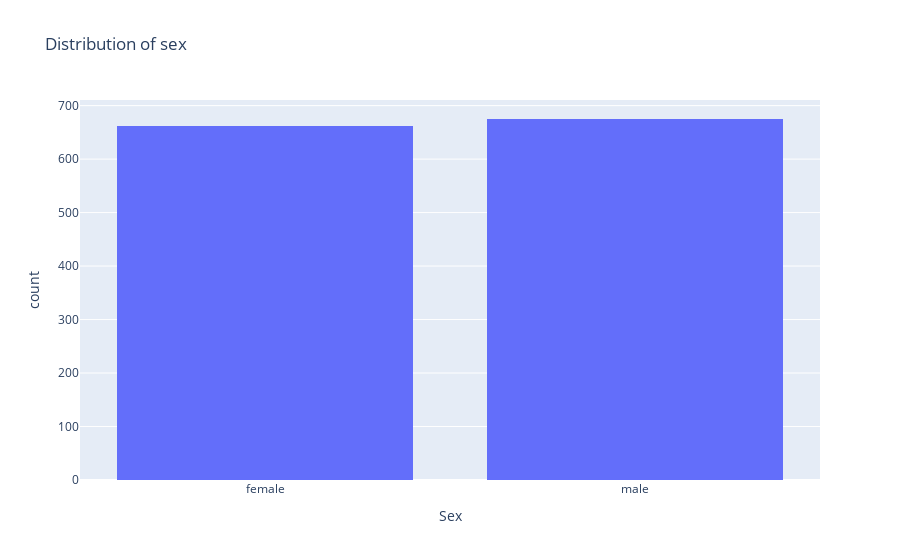

Source (notebook cell):
### Code cell
px.histogram(df, x="sex", title="Distribution of sex", labels={
                     "count": "Count",
                    "sex":"Sex"})

### Figure 1 — Plotly figure (JSON) as saved in the notebook; plotly's stock layout.template omitted (floating-point values rounded to 4 significant figures; data arrays with more than 128 entries replaced by an {"elided": "..."} marker saying what was removed)
{"data": [{"alignmentgroup": "True", "bingroup": "x", "hovertemplate": "Sex=%{x}<br>count=%{y}<extra></extra>", "legendgroup": "", "marker": {"color": "#636efa", "pattern": {"shape": ""}}, "name": "", "offsetgroup": "", "orientation": "v", "showlegend": false, "type": "histogram", "x": {"elided": "1337 str values"}, "xaxis": "x", "yaxis": "y"}], "layout": {"barmode": "relative", "legend": {"tracegroupgap": 0}, "title": {"text": "Distribution of sex"}, "xaxis": {"anchor": "y", "domain": [0, 1], "title": {"text": "Sex"}}, "yaxis": {"anchor": "x", "domain": [0, 1], "title": {"text": "count"}}}}
